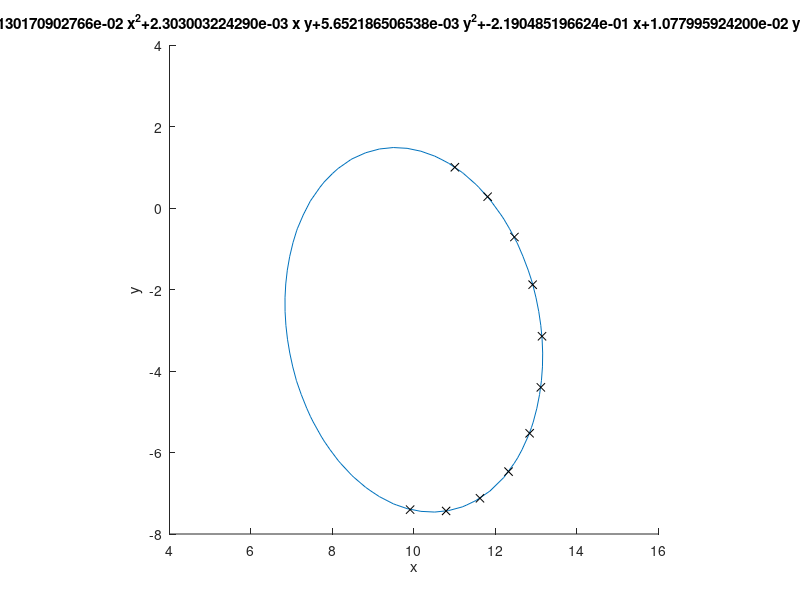

Recreate this plot in MATLAB.
%% CometTracking: Simulation of a situation where one wants to find the
% orbit of a comet from observations of the comets position. This is done
% by fitting an ellipse to positional data. 
%
%
% During the simulation the positional data used and the ellipse are 
% displayed. Also the condition number of the matrix is calculated.
%
function [Test]=CometTracking(NoiseLevel);

if nargin<1,NoiseLevel=0.5*10^-2;,end;


% We observe the position of the comet at certain times. At first we have 
% ten observations; all very close to each other. Here you'll have to 
% change so the comet trajectory for other times are calculated later

 Times =  0:0.5:5.0; 
 PositionData=CometObservation(Times,NoiseLevel); 

% Create a least squares problem, Ax=b, that attempts to use these 
% initial 10 observations to fit the parameters of the ellipse.
 
 x=PositionData(1,:)';y=PositionData(2,:)';
 A= [x.^2 x.*y y.^2 x y];
 b= -ones(size(x));
 [Q,R] = qr(A,0);
% Solve the least squares problem using the QR factorization. 


 Coefs = R\(Q'*b);

 LSCond=cond(R(:,1:5),2);   % Save condition number.
 display(['Condition number is cond(R)=',num2str(LSCond(end),'%7.3e')]);
 
% Display the computed ellipse and the observed positions used.

 DisplayCometPath( Coefs , PositionData );
 



%%%%%%%%%%%%%%%%%%%%%%%%%%%%%%%%%%%%%%%%%%%%%%%%%%%%%%%%%%%%%%%%%%%%%%
%                                                                    %
%                        Local Subroutines                           %
%                                                                    %
%%%%%%%%%%%%%%%%%%%%%%%%%%%%%%%%%%%%%%%%%%%%%%%%%%%%%%%%%%%%%%%%%%%%%%


% CometPosition: Make observations of the Comet position at
% certain times and with a certain noise level.
%
function [ CometPosition ]=CometObservation( Time , NoiseLevel );

% Create a set of observation of the Comet position at certain times.
% At time t=0 the comet is positioned at "angle theta=0" and it 
% travels with a constant angle-velocity. 
  
  CometAngleVelocity=0.57;
  theta=Time*CometAngleVelocity;
  P=[3,1;-2,4]*[sin(theta);cos(theta)];
  P=P+NoiseLevel*randn(size(P));
  CometPosition=P+[10,0;0,-3]*ones(size(P));

  
% DisplayCometPath: The comet trajectory is an ellipse that is defined 
% by a set of parameters:
%
%  Coefs(1)*x^2+Coefs(2)*x*y+Coefs(3)*y^2+Coefs(4)*x+Coefs(5)*y+1=0;
%
% This subroutine plots the ellipse defined by the vector Coefs. We
% also plot the position data used for the ellipse fitting.
%
function []=DisplayCometPath( Coefs , PositionData );
  
 % Create a string with the function expression and use ezplot. 
   
  str=[num2str(Coefs(1),'%16.12e'),'*x^2+',num2str(Coefs(2),'%16.12e')];
  str=[str,'*x*y+',num2str(Coefs(3),'%16.12e'),'*y^2+'];
  str=[str,num2str(Coefs(4),'%16.12e'),'*x+',num2str(Coefs(5),'%16.12e')];
  str=[str,'*y+1'];
  clf
  hold on, ezplot(str,[0 20 -10 10]), hold off
  %plot(PositionData(1,:), PositionData(2,:), '-b')
  hold on, plot( PositionData(1,:),PositionData(2,:),'kx'), hold off
  axis equal;axis([4 16 -8 4]);
  display('Plotting Observations and best Ellipse fit');

          
